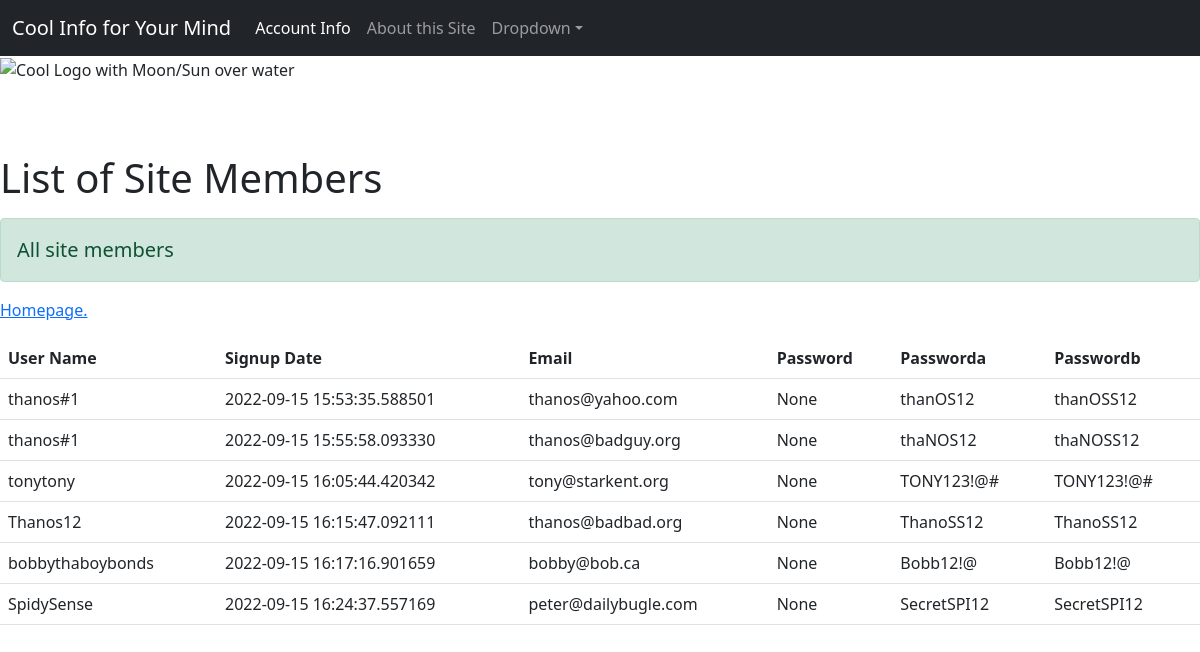
The app's page /allusers, older data.
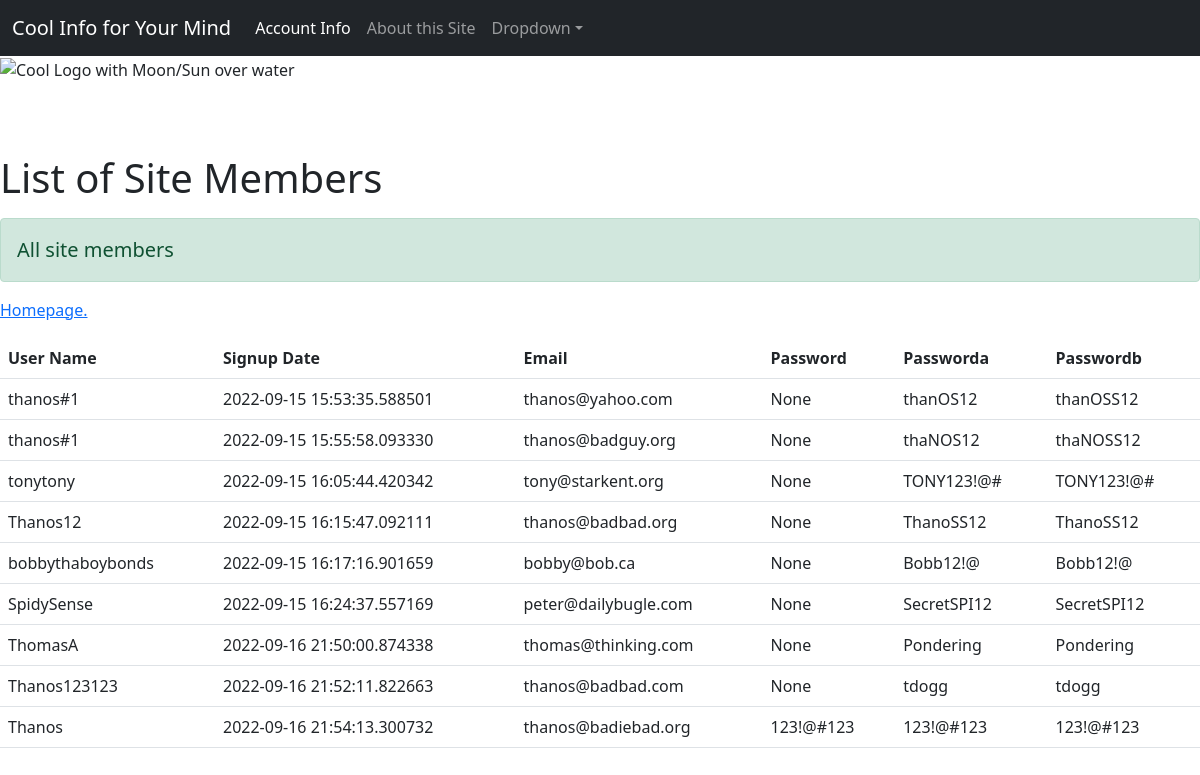
The same page, newer data.
### infoweb_app.py (models this page shows, shortened)
class Patrons(sqldb.Model):
    __tablename__ = 'users'
    id = sqldb.Column(sqldb.Integer, primary_key=True)
    username = sqldb.Column(sqldb.String(100), nullable=False)
    email = sqldb.Column(sqldb.String(80), unique=True, nullable=False)
    passworda = sqldb.Column(sqldb.String(100), nullable=False)
    passwordb = sqldb.Column(sqldb.String(100), nullable=False)
    password = sqldb.Column(sqldb.String(100), nullable=False)
    date = sqldb.Column(sqldb.DateTime(timezone=True),
                           server_default=func.now())

### infoweb_app.py (the view)
@app.route('/allusers', methods=['GET', 'POST'])
def allusers():
    updated_users = Patrons.query.order_by(Patrons.date)
    return render_template('allusers.html', title='All Users', updated_users = updated_users)

### templates/allusers.html
{%extends 'layout.html'%}
{%block contentA%}
    <h1 class="pt-5 pb-2">List of Site Members</h1>
      <p class="lead alert alert-success"><strong>All site members</strong></p>
	  <p class="ml-4"><a href="{{ url_for('home') }}">Homepage.</a></p>
		<table class="table">
			<tr>
				<th>User Name</th>
				<th>Signup Date</th>
				<th>Email</th>
				<th>Password</th>
				<th>Passworda</th>
				<th>Passwordb</th>
			</tr>
			{% for users in updated_users %}
			<tr>
				<td>{{ users.username }}</td>
				<td>{{ users.date }}</td>
				<td>{{ users.email }}</td>
				<td>{{ users.password }}</td>
				<td>{{ users.passworda }}</td>
				<td>{{ users.passwordb }}</td>
			</tr>
			{% endfor %}
		</table>
{%endblock contentA%}

### templates/layout.html (shortened to what this page needs)
<!DOCTYPE html>
<html lang="en">
    <head>
        <link href="https://cdn.jsdelivr.net/npm/bootstrap@5.0.2/dist/css/bootstrap.min.css" rel="stylesheet">
    </head>
    <body>
        {% include 'navigation.html' %}
        <div class="page-header">
            <img src= "{{url_for('static', filename='banner-g604d86a61_1920.jpg')}}" alt="Cool Logo with Moon/Sun over water ">
        </div>
        <br/>
        <div class="containerA">
            {%block contentA%}
            {%endblock contentA%}
        </div>
    </body>
</html>

### templates/navigation.html (shortened to what this page needs)
<nav class="navbar navbar-expand-lg navbar-dark bg-dark">
  <div class="container-fluid">
    <a class="navbar-brand" href="{{url_for('home')}}">Cool Info for Your Mind</a>
    <div class="collapse navbar-collapse" id="navbarSupportedContent">
      <ul class="navbar-nav me-auto mb-2 mb-lg-0">
        <li class="nav-item">
          <a class="nav-link active" aria-current="page" href="{{url_for('account')}}">Account Info</a>
        </li>
        <li class="nav-item">
          <a class="nav-link" href="{{url_for('about')}}">About this Site</a>
        </li>
        <li class="nav-item dropdown">
          <a class="nav-link dropdown-toggle" data-bs-toggle="dropdown" href="#" role="button" data-toggle="dropdown" aria-haspopup="true" aria-expanded="false">Dropdown</a>
        </li>
      </ul>
    </div>
  </div>
</nav>

Row changes from the older to the newer data that the page shows:
added Patrons: username "ThomasA", date "2022-09-16 21:50:00.874338", email "thomas@thinking.com", password "None", passworda "Pondering", passwordb "Pondering"
added Patrons: username "Thanos123123", date "2022-09-16 21:52:11.822663", email "thanos@badbad.com", password "None", passworda "tdogg", passwordb "tdogg"
added Patrons: username "Thanos", date "2022-09-16 21:54:13.300732", email "thanos@badiebad.org", password "123!@#123", passworda "123!@#123", passwordb "123!@#123"
